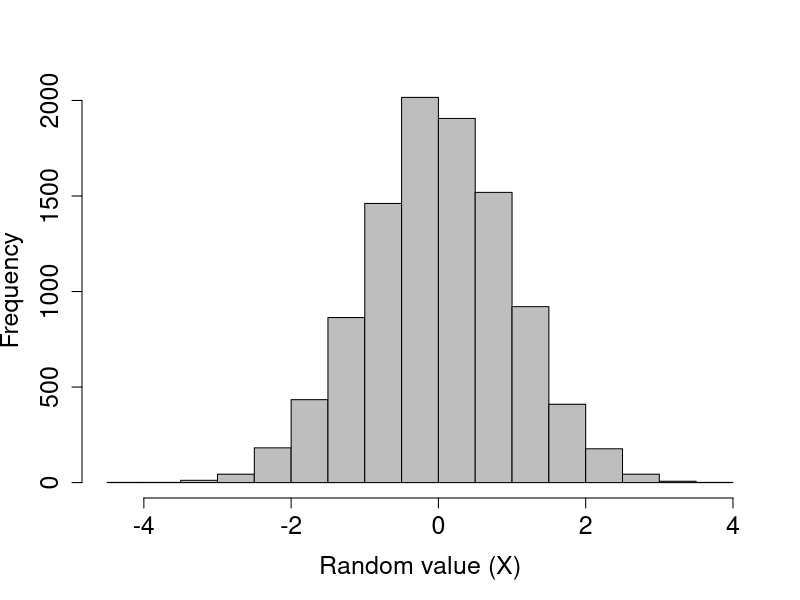
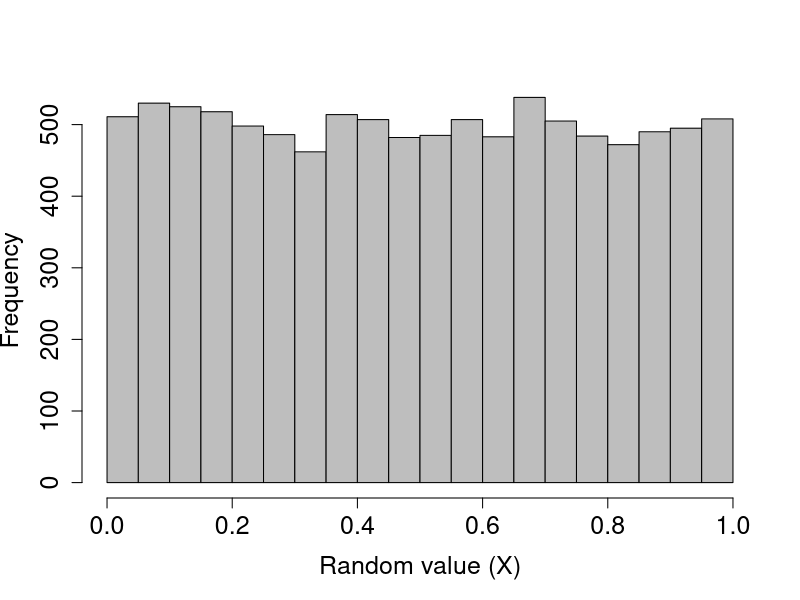
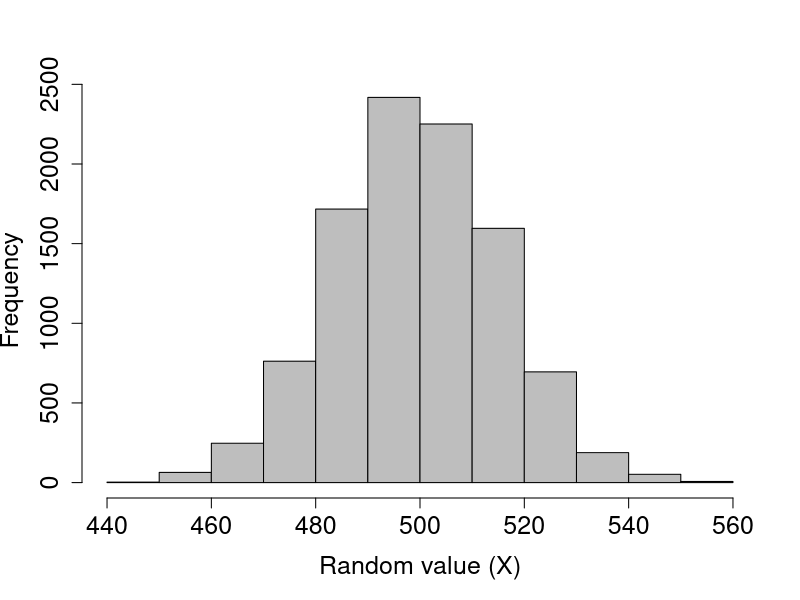
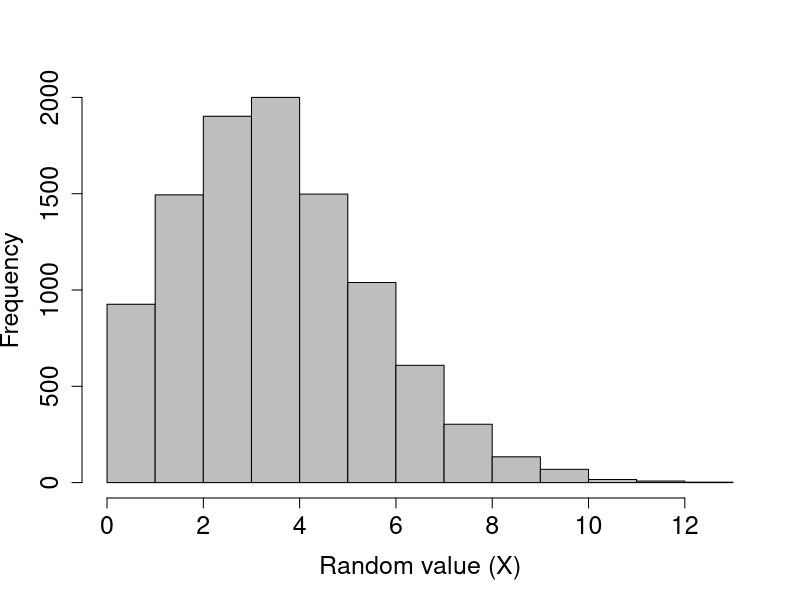

The R source for these figures, in order:
## ---- chunk 1
rand_norms_10 <- rnorm(n = 10, mean = 0, sd = 1);
## ---- chunk 2
print(rand_norms_10);
## ---- chunk 3
rand_norms_10000 <- rnorm(n = 10000, mean = 0, sd = 1);
hist(rand_norms_10000, xlab = "Random value (X)", col = "grey",
     main = "", cex.lab = 1.5, cex.axis = 1.5);
## ---- chunk 4
rand_unifs_10 <- runif(n = 10, min = 0, max = 1);
## ---- chunk 5
print(rand_unifs_10);
## ---- chunk 6
rand_unifs_10000 <- runif(n = 10000, min = 0, max = 1);
hist(rand_unifs_10000, xlab = "Random value (X)", col = "grey",
     main = "", cex.lab = 1.5, cex.axis = 1.5);
## ---- chunk 7
coin_flips <- rbinom(n = 1, size = 1000, prob = 0.5);
print(coin_flips);
## ---- chunk 8
coin_flips_2 <- rbinom(n = 2, size = 1000, prob = 0.5);
print(coin_flips_2);
## ---- chunk 9
coin_flips_10000 <- rbinom(n = 10000, size = 1000, prob = 0.5);
## ---- chunk 10
hist(coin_flips_10000, xlab = "Random value (X)", col = "grey",
     main = "", cex.lab = 1.5, cex.axis = 1.5);
## ---- chunk 11
flips_10 <- rbinom(n = 10, size = 1, prob = 0.5);
## ---- chunk 12
print(flips_10);
## ---- chunk 13
rand_poissons <- rpois(n = 10, lambda = 1);
print(rand_poissons);
## ---- chunk 14
rand_poissons_10000 <- rpois(n = 10000, lambda = 4);
hist(rand_poissons_10000, xlab = "Random value (X)", col = "grey",
     main = "", cex.lab = 1.5, cex.axis = 1.5);
## ---- chunk 15
rand_number_1 <- sample(x = 1:10, size = 1);
## ---- chunk 16
rand_number_10 <- sample(x = 1:10, size = 10);
print(rand_number_10);
## ---- chunk 17
rand_number_10_r <- sample(x = 1:10, size = 10, replace = TRUE);
print(rand_number_10_r);
## ---- chunk 18
prob_vec      <- c( rep(x = 0.05, times = 5), rep(x = 0.15, times = 5) );
rand_num_bias <- sample(x = 1:10, size = 10, replace = TRUE, prob = prob_vec);
print(rand_num_bias);
## ---- chunk 19
data("Chickweight")
head(ChickWeight);
## ---- chunk 20
rand_rows <- sample(x = 1:dim(ChickWeight)[1], size = 10);
print(ChickWeight[rand_rows,]);
## ---- chunk 21
data("mtcars");
head(mtcars);
car_names <- rownames(mtcars);
print(car_names);
## ---- chunk 22
cars_sampled <- sample(x = car_names, size = 2, replace = FALSE);
print(cars_sampled);
